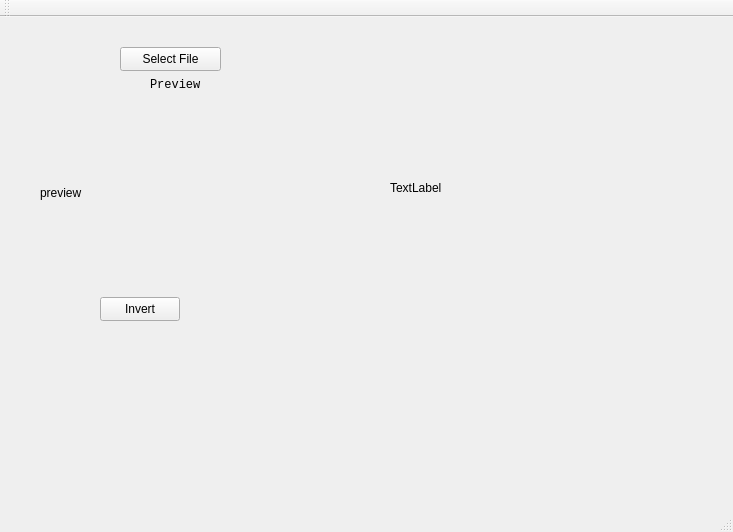
<?xml version="1.0" encoding="UTF-8"?>
<ui version="4.0">
 <class>MainWindow</class>
 <widget class="QMainWindow" name="MainWindow">
  <property name="geometry">
   <rect>
    <x>0</x>
    <y>0</y>
    <width>733</width>
    <height>532</height>
   </rect>
  </property>
  <property name="windowTitle">
   <string>MainWindow</string>
  </property>
  <widget class="QWidget" name="centralWidget">
   <widget class="QPushButton" name="select_file_button">
    <property name="geometry">
     <rect>
      <x>120</x>
      <y>30</y>
      <width>101</width>
      <height>24</height>
     </rect>
    </property>
    <property name="text">
     <string>Select File</string>
    </property>
   </widget>
   <widget class="QLabel" name="before_pic">
    <property name="geometry">
     <rect>
      <x>40</x>
      <y>80</y>
      <width>281</width>
      <height>191</height>
     </rect>
    </property>
    <property name="text">
     <string>preview</string>
    </property>
   </widget>
   <widget class="QLabel" name="preview_label">
    <property name="geometry">
     <rect>
      <x>150</x>
      <y>60</y>
      <width>71</width>
      <height>16</height>
     </rect>
    </property>
    <property name="font">
     <font>
      <family>Courier New</family>
     </font>
    </property>
    <property name="text">
     <string>Preview</string>
    </property>
   </widget>
   <widget class="QLabel" name="after_pic">
    <property name="geometry">
     <rect>
      <x>390</x>
      <y>70</y>
      <width>281</width>
      <height>201</height>
     </rect>
    </property>
    <property name="text">
     <string>TextLabel</string>
    </property>
   </widget>
   <widget class="QPushButton" name="invert_button">
    <property name="geometry">
     <rect>
      <x>100</x>
      <y>280</y>
      <width>80</width>
      <height>24</height>
     </rect>
    </property>
    <property name="text">
     <string>Invert</string>
    </property>
   </widget>
  </widget>
  <widget class="QMenuBar" name="menuBar">
   <property name="geometry">
    <rect>
     <x>0</x>
     <y>0</y>
     <width>733</width>
     <height>22</height>
    </rect>
   </property>
  </widget>
  <widget class="QToolBar" name="mainToolBar">
   <attribute name="toolBarArea">
    <enum>TopToolBarArea</enum>
   </attribute>
   <attribute name="toolBarBreak">
    <bool>false</bool>
   </attribute>
  </widget>
  <widget class="QStatusBar" name="statusBar"/>
 </widget>
 <layoutdefault spacing="6" margin="11"/>
 <resources/>
 <connections/>
</ui>
